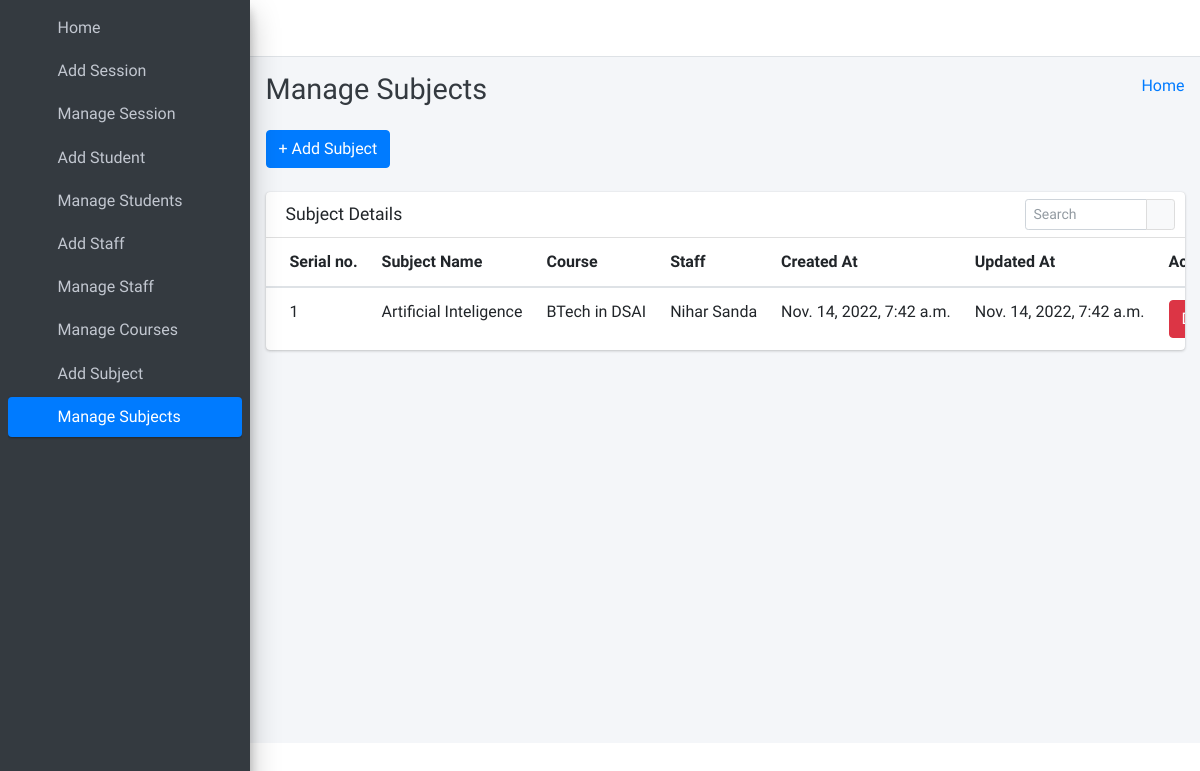
Page /manage_subjects (signed in) on the committed database.
### portal/models.py (models this page shows)
class Subjects(models.Model):
    id =models.AutoField(primary_key=True)
    subject_name = models.CharField(max_length=255)
    course_id = models.ForeignKey(Courses, on_delete=models.CASCADE, default=1) #need to give defauult course
    staff_id = models.ForeignKey(CustomUser, on_delete=models.CASCADE)
    created_at = models.DateTimeField(auto_now_add=True)
    updated_at = models.DateTimeField(auto_now=True)
    objects = models.Manager()

class Courses(models.Model):
    id = models.AutoField(primary_key=True)
    course_name = models.CharField(max_length=255)
    created_at = models.DateTimeField(auto_now_add=True)
    updated_at = models.DateTimeField(auto_now=True)
    objects = models.Manager()

class CustomUser(AbstractUser):
    user_type_data = ((1,'ADMIN'),(2,'STAFF'),(3,'STUDENT'))
    user_type = models.CharField(default = 1,max_length=10, choices=user_type_data)

### portal/AdminViews.py (the view)
# urls.py: path('manage_subjects',AdminViews.manage_subjects,name='manage_subjects'),
def manage_subjects(request):
    subjects = Subjects.objects.all()
    context = {
        "subjects": subjects
    }
    return render(request, 'admin_templates/manage_subjects.html', context)

### portal/LoginCheckMiddleWare.py (called while the page is built, shortened)
    def process_view(self, request, view_func, view_args, view_kwargs):
        modulename = view_func.__module__
        user = request.user
        if user.is_authenticated:
            if user.user_type == "1":
                if modulename == "portal.AdminViews":
                    pass
                elif modulename == "portal.views" or modulename == "django.views.static":
                    pass
                else:
                    return redirect("admin_home")
            else:
                return redirect("login")
        else:
            if request.path == reverse("login") or request.path == reverse("doLogin"):
                pass
            else:
                return redirect("login")

### portal/templates/admin_templates/manage_subjects.html (shortened to what this page needs)
{% extends 'admin_templates/base.html' %}
{% block page_title %}
    Manage Subjects
{% endblock page_title %}
{% block main_content %}
{% load static %}
<section class="content">
        <div class="container-fluid">
            <a class="btn btn-primary" href="{% url 'add_subject' %}" role="button">+ Add Subject</a> <br/>&nbsp;
            <div class="row">
                <div class="col-md-12">
                    <div class="card">
                        <div class="card-header">
                            <h3 class="card-title">Subject Details</h3>
                            <div class="card-tools">
                            <div class="input-group input-group-sm" style="width: 150px;">
                                <input type="text" name="table_search" class="form-control float-right" placeholder="Search">
                                <div class="input-group-append">
                                <button type="submit" class="btn btn-default"><i class="fas fa-search"></i></button>
                                </div>
                            </div>
                            </div>
                        </div>
                        <div class="card-body table-responsive p-0">
                            <table class="table table-hover text-nowrap">
                            <thead>
                                <tr>
                                <th>Serial no.</th>
                                <th>Subject Name</th>
                                <th>Course</th>
                                <th>Staff</th>
                                <th>Created At</th>
                                <th>Updated At</th>
                                <th>Action</th>
                                </tr>
                            </thead>
                            <tbody>
                                {% for subject in subjects %}
                                <tr>
                                <td>{{ forloop.counter }}</td>
                                <td>{{ subject.subject_name }}</td>
                                <td>{{ subject.course_id.course_name }}</td>
                                <td>{{ subject.staff_id.first_name }} {{ subject.staff_id.last_name }}</td>
                                <td>{{ subject.created_at }}</td>
                                <td>{{ subject.updated_at }}</td>
                                <td>
                                    <a href="{% url 'delete_subject' subject.id %}" class="btn btn-danger">Delete</a>
                                </td>
                                </tr>
                                {% endfor %}
                            </tbody>
                            </table>
                        </div>
                        </div>
                </div>
            </div>
        </div>
      </section>
  {% endblock main_content %}

### rows in the picture
Subjects: subject_name "Artificial Inteligence", course_id.course_name "BTech in DSAI", staff_id.first_name "Nihar", staff_id.last_name "Sanda", created_at "Nov. 14, 2022, 7:42 a.m.", updated_at "Nov. 14, 2022, 7:42 a.m."
